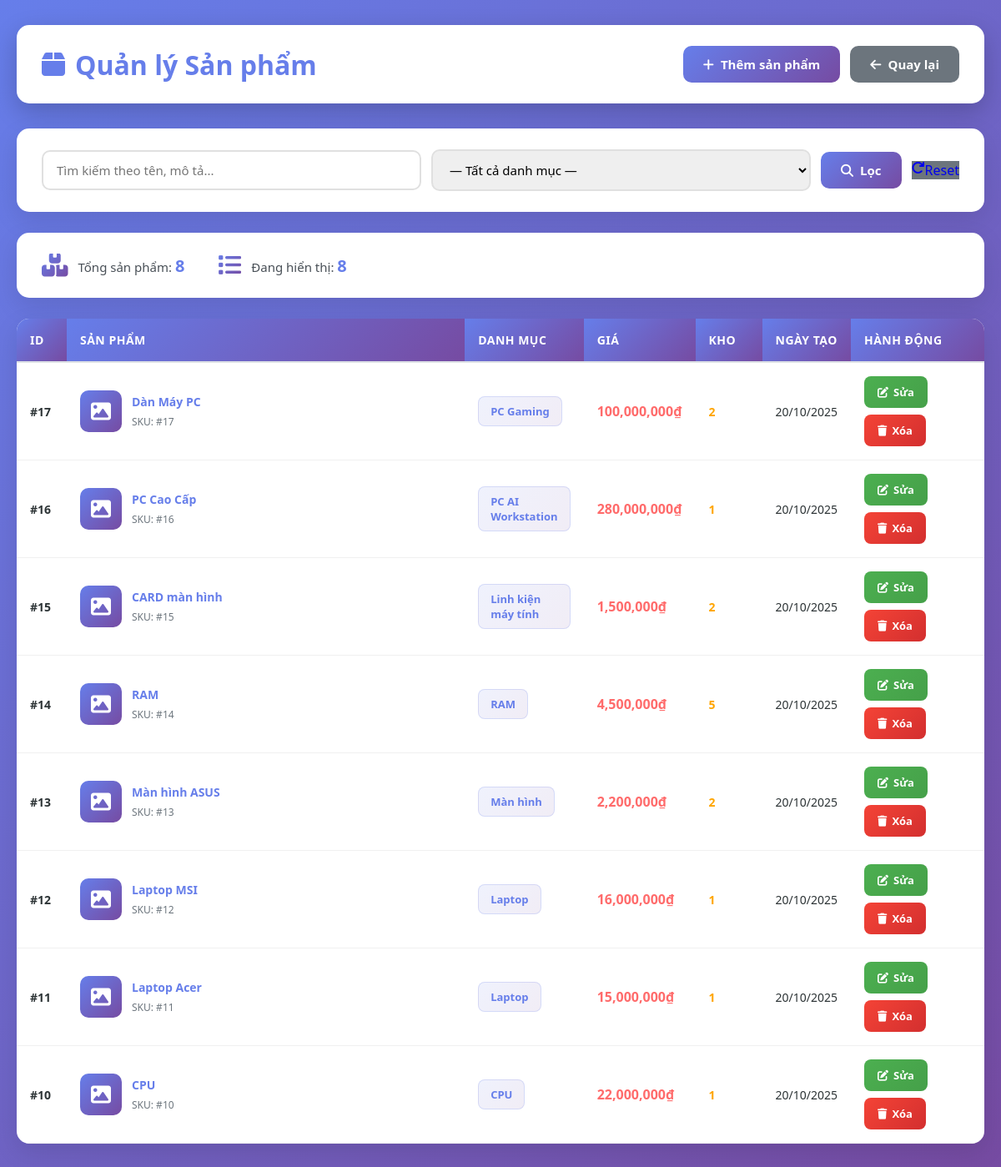
The app's page /admin/products_manage.php (signed in) with its own data.
### tables this page shows
CREATE TABLE `products` (
  `product_id` int(11) NOT NULL,
  `name` varchar(255) NOT NULL,
  `slug` varchar(255) DEFAULT NULL,
  `category_id` int(11) DEFAULT NULL,
  `brand_id` int(11) DEFAULT NULL,
  `price` decimal(12,2) NOT NULL DEFAULT 0.00,
  `stock` int(11) DEFAULT 0,
  `description` text DEFAULT NULL,
  `image` varchar(255) DEFAULT NULL,
  `main_image` varchar(255) DEFAULT NULL,
  `created_at` datetime DEFAULT current_timestamp(),
  `sold_count` int(11) DEFAULT 0 COMMENT 'Số lượng đã bán',
  `view_count` int(11) DEFAULT 0 COMMENT 'Lượt xem sản phẩm',
  `is_featured` tinyint(1) DEFAULT 0 COMMENT 'Sản phẩm nổi bật',
  `is_hot` tinyint(1) DEFAULT 0 COMMENT 'Sản phẩm hot',
  `warranty_months` int(11) DEFAULT 12 COMMENT 'Thời gian bảo hành (tháng)',
  `sku` varchar(50) DEFAULT NULL COMMENT 'Mã SKU sản phẩm',
  `weight` decimal(8,2) DEFAULT 0.00 COMMENT 'Khối lượng (kg)',
  `dimensions` varchar(100) DEFAULT NULL COMMENT 'Kích thước (DxRxC cm)',
  `updated_at` datetime DEFAULT NULL ON UPDATE current_timestamp()
);

CREATE TABLE `categories` (
  `category_id` int(11) NOT NULL,
  `name` varchar(150) NOT NULL,
  `slug` varchar(150) DEFAULT NULL,
  `description` text DEFAULT NULL,
  `created_at` datetime DEFAULT current_timestamp()
);

### admin/products_manage.php (the view, shortened to what this page needs)
<?php
require_once __DIR__ . '/../db.php';
$search = $_GET['search'] ?? '';
$page = (int)($_GET['page'] ?? 1);
$limit = 20;
$offset = ($page - 1) * $limit;
$query = 'SELECT p.*, c.name AS category_name FROM products p LEFT JOIN categories c ON p.category_id = c.category_id WHERE 1=1';
$count_query = 'SELECT COUNT(*) as total FROM products p WHERE 1=1';
$params = [];
$count_stmt = $pdo->prepare($count_query);
$count_stmt->execute($params);
$total = $count_stmt->fetch()['total'];
$query .= ' ORDER BY p.product_id DESC LIMIT ? OFFSET ?';
$stmt = $pdo->prepare($query);
$stmt->bindValue(count($params) + 1, $limit, PDO::PARAM_INT);
$stmt->bindValue(count($params) + 2, $offset, PDO::PARAM_INT);
$stmt->execute();
$products = $stmt->fetchAll(PDO::FETCH_ASSOC);
?>
<!DOCTYPE html>
<html lang="vi">
<head>
    <link rel="stylesheet" href="https://cdnjs.cloudflare.com/ajax/libs/font-awesome/6.4.0/css/all.min.css">
</head>
<body>
<div class="container">
    <div class="header">
        <h1>
            <i class="fas fa-box"></i> Quản lý Sản phẩm
        </h1>
        <div class="header-actions">
            <a href="product_add.php">
                <i class="fas fa-plus"></i> Thêm sản phẩm
            </a>
            <a href="dashboard.php" class="btn-back">
                <i class="fas fa-arrow-left"></i> Quay lại
            </a>
        </div>
    </div>
    <div class="filters">
        <form method="GET" style="display: flex; gap: 12px; flex-wrap: wrap; align-items: center; width: 100%;">
            <div class="filter-group">
                <input type="text" name="search" placeholder="Tìm kiếm theo tên, mô tả..." value="<?= htmlspecialchars($search) ?>">
            </div>
            <div class="filter-group">
                <select name="category">
                    <option value="">— Tất cả danh mục —</option>
                </select>
            </div>
            <button type="submit" style="flex: 0 1 auto;">
                <i class="fas fa-search"></i> Lọc
            </button>
            <a href="products_manage.php" class="btn-reset">
                <i class="fas fa-redo"></i> Reset
            </a>
        </form>
    </div>
    <div class="stats">
        <div class="stat-item">
            <i class="fas fa-boxes-stacked"></i>
            <span>Tổng sản phẩm: <strong><?= $total ?></strong></span>
        </div>
        <div class="stat-item">
            <i class="fas fa-list"></i>
            <span>Đang hiển thị: <strong><?= count($products) ?></strong></span>
        </div>
    </div>
    <div class="table-wrapper">
        <?php if (!empty($products)): ?>
            <table>
                <thead>
                    <tr>
                        <th style="width: 60px;">ID</th>
                        <th>Sản phẩm</th>
                        <th style="width: 130px;">Danh mục</th>
                        <th style="width: 110px;">Giá</th>
                        <th style="width: 80px;">Kho</th>
                        <th style="width: 100px;">Ngày tạo</th>
                        <th style="width: 160px;">Hành động</th>
                    </tr>
                </thead>
                <tbody>
                    <?php foreach ($products as $p):
                        $stock = $p['stock'] ?? 0;
                        $stock_class = $stock == 0 ? 'out' : ($stock < 10 ? 'low' : '');
                    ?>
                        <tr>
                            <td><strong>#<?= $p['product_id'] ?></strong></td>
                            <td>
                                <div class="product-cell">
                                    <?php if ($p['image']): ?>
                                        <div class="product-image">
                                            <img src="../uploads/<?= htmlspecialchars($p['image']) ?>" alt="<?= htmlspecialchars($p['name']) ?>">
                                        </div>
                                    <?php else: ?>
                                        <div class="product-image" style="background: linear-gradient(135deg, #667eea 0%, #764ba2 100%); display: flex; align-items: center; justify-content: center;">
                                            <i class="fas fa-image" style="color: white; font-size: 24px;"></i>
                                        </div>
                                    <?php endif; ?>
                                    <div class="product-info">
                                        <span class="product-name" title="<?= htmlspecialchars($p['name']) ?>">
                                            <?= htmlspecialchars($p['name']) ?>
                                        </span>
                                        <span class="product-sku">SKU: #<?= $p['product_id'] ?></span>
                                    </div>
                                </div>
                            </td>
                            <td><span class="category-badge"><?= htmlspecialchars($p['category_name'] ?? 'N/A') ?></span></td>
                            <td class="price"><?= number_format($p['price']) ?>₫</td>
                            <td><span class="stock <?= $stock_class ?>"><?= $stock ?></span></td>
                            <td><?= date('d/m/Y', strtotime($p['created_at'] ?? 'now')) ?></td>
                            <td>
                                <div class="actions">
                                    <a href="product_edit.php?id=<?= $p['product_id'] ?>" class="btn btn-edit">
                                        <i class="fas fa-edit"></i> Sửa
                                    </a>
                                    <button class="btn btn-delete" onclick="confirmDelete(<?= $p['product_id'] ?>, '<?= htmlspecialchars(addslashes($p['name']), ENT_QUOTES) ?>')">
                                        <i class="fas fa-trash"></i> Xóa
                                    </button>
                                </div>
                            </td>
                        </tr>
                    <?php endforeach; ?>
                </tbody>
            </table>
        <?php endif; ?>
    </div>
</div>
</body>
</html>

### admin/products_manage.php (style rules this page uses)
* { margin: 0; padding: 0; box-sizing: border-box; }
body { font-family: 'Segoe UI', Tahoma, Geneva, Verdana, sans-serif; background: linear-gradient(135deg, #667eea 0%, #764ba2 100%); color: #2d3436; min-height: 100vh; padding: 30px 20px; }
.container { max-width: 1400px; margin: 0 auto; }
.header { display: flex; justify-content: space-between; align-items: center; margin-bottom: 30px; background: white; padding: 25px 30px; border-radius: 15px; box-shadow: 0 10px 30px rgba(0, 0, 0, 0.2); flex-wrap: wrap; gap: 15px; }
.header h1 { font-size: 32px; color: #667eea; display: flex; align-items: center; gap: 12px; }
.header-actions { display: flex; gap: 12px; flex-wrap: wrap; }
.header a, .header button { background: linear-gradient(135deg, #667eea 0%, #764ba2 100%); color: white; padding: 12px 24px; border-radius: 10px; text-decoration: none; font-weight: 600; transition: all 0.3s ease; display: inline-flex; align-items: center; gap: 8px; border: none; cursor: pointer; font-family: inherit; font-size: 15px; }
.header a.btn-back { background: #6c757d; }
.filters { background: white; padding: 25px 30px; border-radius: 15px; margin-bottom: 25px; box-shadow: 0 10px 30px rgba(0, 0, 0, 0.1); display: flex; gap: 12px; flex-wrap: wrap; align-items: center; }
.filter-group { display: flex; gap: 12px; flex: 1; min-width: 280px; align-items: center; }
.filters input, .filters select { padding: 12px 16px; border: 2px solid #e0e0e0; border-radius: 10px; font-size: 15px; font-family: inherit; transition: all 0.3s ease; flex: 1; }
.filters button { background: linear-gradient(135deg, #667eea, #764ba2); color: white; padding: 12px 24px; border: none; border-radius: 10px; font-weight: 600; cursor: pointer; transition: all 0.3s ease; display: inline-flex; align-items: center; gap: 8px; font-family: inherit; font-size: 15px; }
.btn-reset { background: #6c757d !important; text-decoration: none; display: inline-flex; }
.stats { background: white; padding: 25px 30px; border-radius: 15px; margin-bottom: 25px; box-shadow: 0 10px 30px rgba(0, 0, 0, 0.1); display: flex; gap: 40px; flex-wrap: wrap; }
.stat-item { display: flex; align-items: center; gap: 12px; }
.stat-item i { font-size: 28px; background: linear-gradient(135deg, #667eea, #764ba2); -webkit-background-clip: text; -webkit-text-fill-color: transparent; background-clip: text; }
.stat-item span { font-size: 15px; color: #495057; }
.stat-item strong { color: #667eea; font-size: 20px; }
.table-wrapper { background: white; border-radius: 15px; box-shadow: 0 10px 30px rgba(0, 0, 0, 0.1); overflow: hidden; }
table { width: 100%; border-collapse: collapse; }
th { background: linear-gradient(135deg, #667eea, #764ba2); color: white; padding: 16px; text-align: left; font-weight: 700; border-bottom: 2px solid #dee2e6; font-size: 14px; text-transform: uppercase; letter-spacing: 0.5px; }
td { padding: 16px; border-bottom: 1px solid #f0f0f0; font-size: 14px; }
.product-cell { display: flex; align-items: center; gap: 12px; }
.product-image { width: 50px; height: 50px; border-radius: 10px; overflow: hidden; background: #f1f3f5; flex-shrink: 0; }
.product-info { flex: 1; min-width: 0; }
.product-name { font-weight: 600; color: #667eea; max-width: 250px; overflow: hidden; text-overflow: ellipsis; white-space: nowrap; display: block; margin-bottom: 4px; }
.product-sku { font-size: 12px; color: #6c757d; }
.category-badge { background: linear-gradient(135deg, rgba(102, 126, 234, 0.1), rgba(118, 75, 162, 0.1)); color: #667eea; padding: 8px 14px; border-radius: 8px; font-size: 13px; font-weight: 600; display: inline-block; border: 1px solid rgba(102, 126, 234, 0.2); }
.price { color: #ff6b6b; font-weight: 700; font-size: 16px; }
.stock { font-weight: 600; color: #2d3436; }
.stock.low { color: #ffa500; }
.actions { display: flex; gap: 8px; flex-wrap: wrap; }
.btn { padding: 10px 16px; border: none; border-radius: 8px; font-size: 13px; font-weight: 600; cursor: pointer; transition: all 0.3s ease; display: inline-flex; align-items: center; gap: 6px; text-decoration: none; font-family: inherit; }
.btn-edit { background: linear-gradient(135deg, #4caf50, #45a049); color: white; }
.btn-delete { background: linear-gradient(135deg, #f44336, #d32f2f); color: white; }

### records on screen
products: product_id "17", name "Dàn Máy PC", category.name "PC Gaming", price "100,000,000", stock "2", created_at "20/10/2025"
products: product_id "16", name "PC Cao Cấp", category.name "PC AI Workstation", price "280,000,000", stock "1", created_at "20/10/2025"
products: product_id "15", name "CARD màn hình", category.name "Linh kiện máy tính", price "1,500,000", stock "2", created_at "20/10/2025"
products: product_id "14", name "RAM", category.name "RAM", price "4,500,000", stock "5", created_at "20/10/2025"
products: product_id "13", name "Màn hình ASUS", category.name "Màn hình", price "2,200,000", stock "2", created_at "20/10/2025"
products: product_id "12", name "Laptop MSI", category.name "Laptop", price "16,000,000", stock "1", created_at "20/10/2025"
products: product_id "11", name "Laptop Acer", category.name "Laptop", price "15,000,000", stock "1", created_at "20/10/2025"
products: product_id "10", name "CPU", category.name "CPU", price "22,000,000", stock "1", created_at "20/10/2025"

### other values on screen
$total "8"
count($products) "8"
